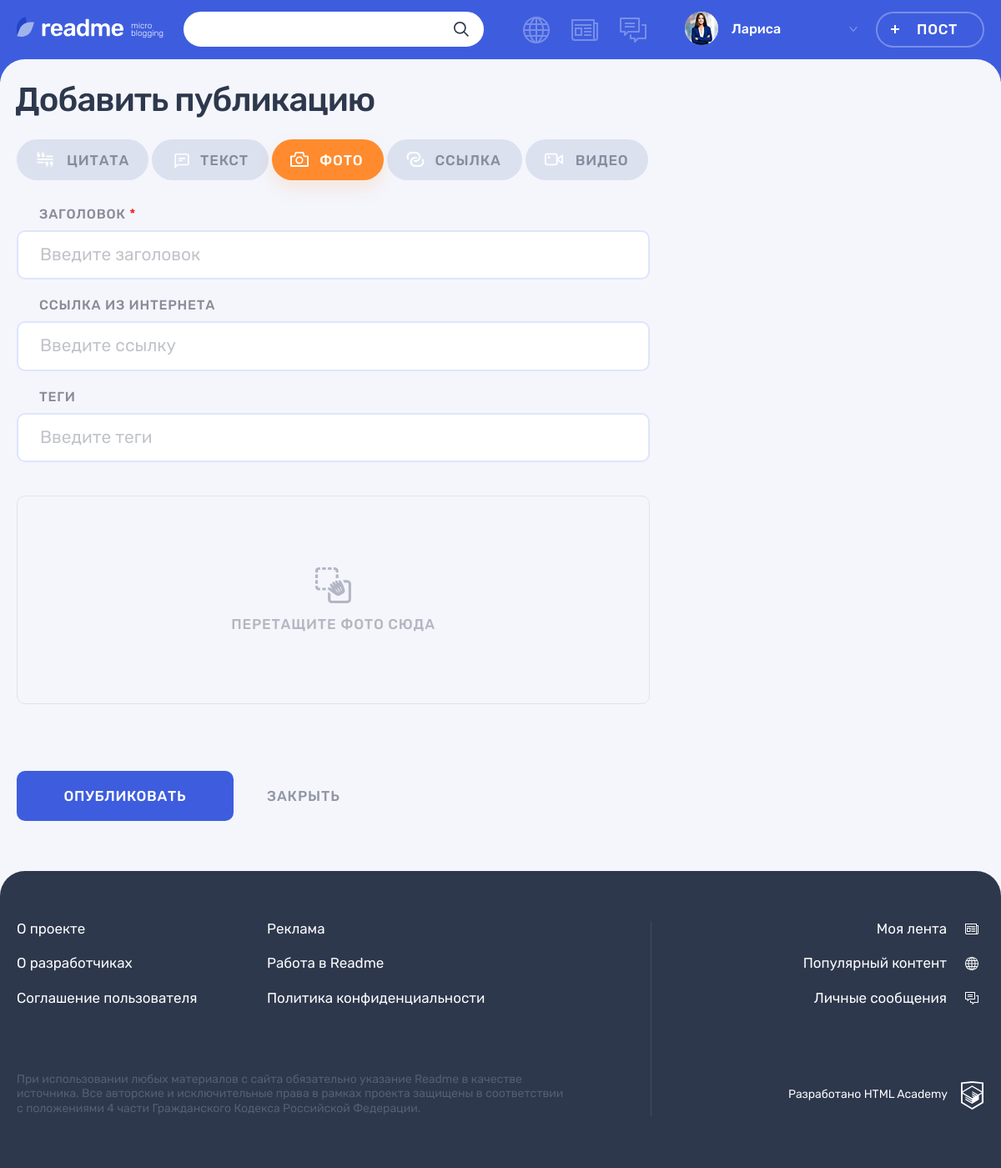
The page /add.php (signed in) on the database its author committed.
### tables this page shows
CREATE TABLE post_types (
   id INT AUTO_INCREMENT PRIMARY KEY,
   type VARCHAR (64) NOT NULL UNIQUE,
   name VARCHAR (64) NOT NULL UNIQUE
);

### helpers.php (called while the page is built, shortened)
<?php
function include_template($name, array $data = [])
{
    $name = 'templates/' . $name;
    extract($data);
    require $name;
    $result = ob_get_clean();
    return $result;
}
function add_class (bool $condition, string $class): string
{
  return $condition ? " $class" : '';
}

### db_helpers.php (called while the page is built, shortened)
<?php
function db_get_prepare_stmt(mysqli $link, string $sql, array $data = []): ?mysqli_stmt
{
  $stmt = mysqli_prepare($link, $sql);
  return $stmt;
}
function db_get_fetch_all(mysqli $link, mysqli_stmt $stmt, int $mode = MYSQLI_ASSOC): ?array
{
  mysqli_stmt_execute($stmt);
  $result = mysqli_stmt_get_result($stmt);
  return mysqli_fetch_all($result, $mode);
}
function db_get_post_types(mysqli $link): ?array
{
  $sql = "SELECT * FROM post_types";
  $stmt = db_get_prepare_stmt($link, $sql);
  return db_get_fetch_all($link, $stmt);
}

### templates/adding-post.php (the view)
<?php
$post_types = $post_types ?? [];
$tab = $tab ?? 'photo';
$errors = $errors ?? [];
$values = $values ?? [];
?>
<main class="page__main page__main--adding-post">
  <div class="page__main-section">
    <div class="container">
      <h1 class="page__title page__title--adding-post">Добавить публикацию</h1>
    </div>
    <div class="adding-post container">
      <div class="adding-post__tabs-wrapper tabs">
        <div class="adding-post__tabs filters">
          <ul class="adding-post__tabs-list filters__list tabs__list">
            <?php foreach ($post_types as $post_type): ?>
              <?php
                $name = $post_type['name'] ?? '';
                $type = $post_type['type'] ?? '';
                $active_class = add_class($type === $tab, 'filters__button--active tabs__item tabs__item--active');
              ?>
              <li class="adding-post__tabs-item filters__item">
                <a
                  class="adding-post__tabs-link button filters__button filters__button--<?= $type . $active_class ?>"
                  href="?tab=<?= $type ?>"
                >
                  <svg class="filters__icon" width="22" height="18">
                    <use xlink:href="#icon-filter-<?= $type ?>"></use>
                  </svg>
                  <span><?= $name ?></span>
                </a>
              </li>
            <?php endforeach; ?>
          </ul>
        </div>
        <div class="adding-post__tab-content">
          <?php print(include_template("components/adding-post/form/$tab.php", [
            'errors' => $errors,
            'values' => $values,
          ])) ?>
        </div>
      </div>
    </div>
  </div>
</main>

### rows shown on the page
post_types: name "ЦИТАТА"
post_types: name "ТЕКСТ"
post_types: name "ФОТО"
post_types: name "ССЫЛКА"
post_types: name "ВИДЕО"

### other values the page prints
$user['login'] "Лариса"
